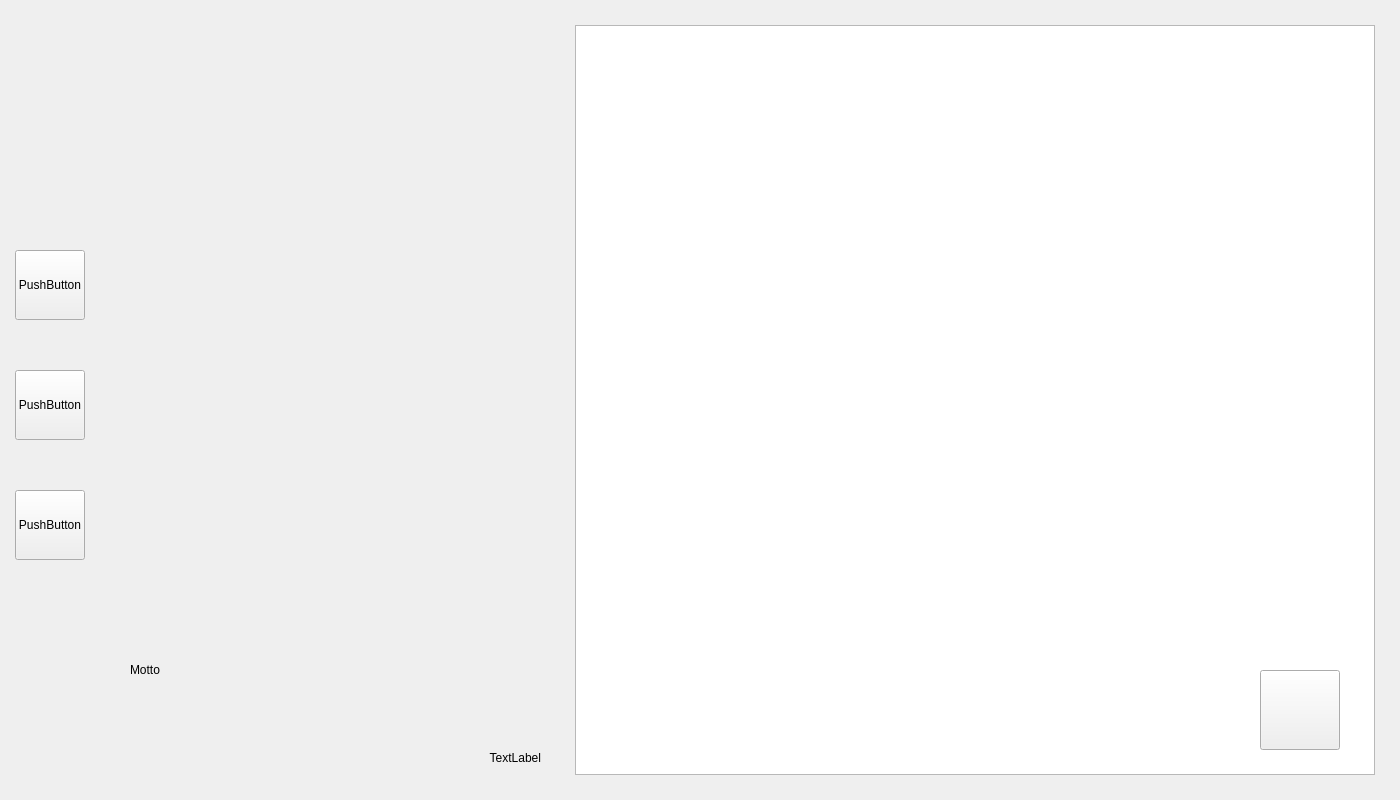
<?xml version="1.0" encoding="UTF-8"?>
<ui version="4.0">
 <class>MainWidget</class>
 <widget class="QWidget" name="MainWidget">
  <property name="geometry">
   <rect>
    <x>0</x>
    <y>0</y>
    <width>1400</width>
    <height>800</height>
   </rect>
  </property>
  <property name="sizePolicy">
   <sizepolicy hsizetype="Fixed" vsizetype="Fixed">
    <horstretch>0</horstretch>
    <verstretch>0</verstretch>
   </sizepolicy>
  </property>
  <property name="windowTitle">
   <string>Scheduling</string>
  </property>
  <property name="windowIcon">
   <iconset resource="res.qrc">
    <normaloff>:/icon/logo.png</normaloff>:/icon/logo.png</iconset>
  </property>
  <property name="autoFillBackground">
   <bool>false</bool>
  </property>
  <layout class="QHBoxLayout" name="horizontalLayout">
   <property name="spacing">
    <number>0</number>
   </property>
   <property name="leftMargin">
    <number>0</number>
   </property>
   <property name="topMargin">
    <number>0</number>
   </property>
   <property name="rightMargin">
    <number>0</number>
   </property>
   <property name="bottomMargin">
    <number>0</number>
   </property>
   <item>
    <widget class="QWidget" name="sideBar" native="true">
     <property name="sizePolicy">
      <sizepolicy hsizetype="Fixed" vsizetype="Fixed">
       <horstretch>0</horstretch>
       <verstretch>0</verstretch>
      </sizepolicy>
     </property>
     <property name="minimumSize">
      <size>
       <width>100</width>
       <height>800</height>
      </size>
     </property>
     <layout class="QHBoxLayout" name="horizontalLayout_4">
      <property name="spacing">
       <number>0</number>
      </property>
      <property name="leftMargin">
       <number>0</number>
      </property>
      <property name="topMargin">
       <number>0</number>
      </property>
      <property name="rightMargin">
       <number>0</number>
      </property>
      <property name="bottomMargin">
       <number>0</number>
      </property>
      <item>
       <widget class="QWidget" name="sideBarWidget" native="true">
        <property name="sizePolicy">
         <sizepolicy hsizetype="Fixed" vsizetype="Fixed">
          <horstretch>0</horstretch>
          <verstretch>0</verstretch>
         </sizepolicy>
        </property>
        <property name="minimumSize">
         <size>
          <width>99</width>
          <height>800</height>
         </size>
        </property>
        <widget class="QToolButton" name="calendarBtn">
         <property name="geometry">
          <rect>
           <x>15</x>
           <y>250</y>
           <width>70</width>
           <height>70</height>
          </rect>
         </property>
         <property name="sizePolicy">
          <sizepolicy hsizetype="Fixed" vsizetype="Fixed">
           <horstretch>0</horstretch>
           <verstretch>0</verstretch>
          </sizepolicy>
         </property>
         <property name="minimumSize">
          <size>
           <width>70</width>
           <height>70</height>
          </size>
         </property>
         <property name="maximumSize">
          <size>
           <width>70</width>
           <height>70</height>
          </size>
         </property>
         <property name="autoFillBackground">
          <bool>false</bool>
         </property>
         <property name="text">
          <string>PushButton</string>
         </property>
         <property name="icon">
          <iconset resource="res.qrc">
           <normaloff>:/icon/Calendar_icon2.png</normaloff>:/icon/Calendar_icon2.png</iconset>
         </property>
         <property name="iconSize">
          <size>
           <width>55</width>
           <height>55</height>
          </size>
         </property>
         <property name="checkable">
          <bool>false</bool>
         </property>
         <property name="checked">
          <bool>false</bool>
         </property>
         <property name="autoExclusive">
          <bool>false</bool>
         </property>
        </widget>
        <widget class="QToolButton" name="todoBtn">
         <property name="geometry">
          <rect>
           <x>15</x>
           <y>370</y>
           <width>70</width>
           <height>70</height>
          </rect>
         </property>
         <property name="sizePolicy">
          <sizepolicy hsizetype="Fixed" vsizetype="Fixed">
           <horstretch>0</horstretch>
           <verstretch>0</verstretch>
          </sizepolicy>
         </property>
         <property name="minimumSize">
          <size>
           <width>70</width>
           <height>70</height>
          </size>
         </property>
         <property name="maximumSize">
          <size>
           <width>70</width>
           <height>70</height>
          </size>
         </property>
         <property name="text">
          <string>PushButton</string>
         </property>
         <property name="icon">
          <iconset resource="res.qrc">
           <normaloff>:/icon/Todo_icon5.png</normaloff>:/icon/Todo_icon5.png</iconset>
         </property>
         <property name="iconSize">
          <size>
           <width>55</width>
           <height>55</height>
          </size>
         </property>
        </widget>
        <widget class="QToolButton" name="memoBtn">
         <property name="geometry">
          <rect>
           <x>15</x>
           <y>490</y>
           <width>70</width>
           <height>70</height>
          </rect>
         </property>
         <property name="sizePolicy">
          <sizepolicy hsizetype="Fixed" vsizetype="Fixed">
           <horstretch>0</horstretch>
           <verstretch>0</verstretch>
          </sizepolicy>
         </property>
         <property name="minimumSize">
          <size>
           <width>70</width>
           <height>70</height>
          </size>
         </property>
         <property name="maximumSize">
          <size>
           <width>70</width>
           <height>70</height>
          </size>
         </property>
         <property name="text">
          <string>PushButton</string>
         </property>
         <property name="icon">
          <iconset resource="res.qrc">
           <normaloff>:/icon/Memo_icon2.png</normaloff>:/icon/Memo_icon2.png</iconset>
         </property>
         <property name="iconSize">
          <size>
           <width>55</width>
           <height>55</height>
          </size>
         </property>
        </widget>
        <widget class="QPushButton" name="settingBtn">
         <property name="geometry">
          <rect>
           <x>31</x>
           <y>735</y>
           <width>37</width>
           <height>33</height>
          </rect>
         </property>
         <property name="text">
          <string/>
         </property>
         <property name="flat">
          <bool>true</bool>
         </property>
        </widget>
       </widget>
      </item>
      <item>
       <widget class="QWidget" name="splitLine" native="true">
        <property name="sizePolicy">
         <sizepolicy hsizetype="Fixed" vsizetype="Fixed">
          <horstretch>0</horstretch>
          <verstretch>0</verstretch>
         </sizepolicy>
        </property>
        <property name="minimumSize">
         <size>
          <width>1</width>
          <height>700</height>
         </size>
        </property>
       </widget>
      </item>
     </layout>
    </widget>
   </item>
   <item>
    <widget class="QStackedWidget" name="stackedWidget">
     <property name="sizePolicy">
      <sizepolicy hsizetype="Fixed" vsizetype="Fixed">
       <horstretch>0</horstretch>
       <verstretch>0</verstretch>
      </sizepolicy>
     </property>
     <property name="minimumSize">
      <size>
       <width>1300</width>
       <height>800</height>
      </size>
     </property>
     <widget class="QWidget" name="calendarPage">
      <layout class="QHBoxLayout" name="horizontalLayout_2">
       <property name="spacing">
        <number>0</number>
       </property>
       <property name="leftMargin">
        <number>0</number>
       </property>
       <property name="topMargin">
        <number>0</number>
       </property>
       <property name="rightMargin">
        <number>0</number>
       </property>
       <property name="bottomMargin">
        <number>0</number>
       </property>
       <item>
        <widget class="CalendarWidget" name="calendarWidget" native="true">
         <property name="sizePolicy">
          <sizepolicy hsizetype="Fixed" vsizetype="Fixed">
           <horstretch>0</horstretch>
           <verstretch>0</verstretch>
          </sizepolicy>
         </property>
         <property name="minimumSize">
          <size>
           <width>450</width>
           <height>800</height>
          </size>
         </property>
         <widget class="QLabel" name="mottoLabel">
          <property name="geometry">
           <rect>
            <x>30</x>
            <y>600</y>
            <width>400</width>
            <height>140</height>
           </rect>
          </property>
          <property name="text">
           <string>Motto</string>
          </property>
         </widget>
         <widget class="QLabel" name="celebrityLabel">
          <property name="geometry">
           <rect>
            <x>30</x>
            <y>740</y>
            <width>411</width>
            <height>35</height>
           </rect>
          </property>
          <property name="text">
           <string>TextLabel</string>
          </property>
          <property name="alignment">
           <set>Qt::AlignRight|Qt::AlignTrailing|Qt::AlignVCenter</set>
          </property>
         </widget>
         <widget class="QLabel" name="empty">
          <property name="geometry">
           <rect>
            <x>10</x>
            <y>600</y>
            <width>451</width>
            <height>181</height>
           </rect>
          </property>
          <property name="sizePolicy">
           <sizepolicy hsizetype="Fixed" vsizetype="Fixed">
            <horstretch>0</horstretch>
            <verstretch>0</verstretch>
           </sizepolicy>
          </property>
          <property name="text">
           <string/>
          </property>
         </widget>
         <zorder>empty</zorder>
         <zorder>mottoLabel</zorder>
         <zorder>celebrityLabel</zorder>
        </widget>
       </item>
       <item>
        <widget class="QWidget" name="eventWidget" native="true">
         <property name="sizePolicy">
          <sizepolicy hsizetype="Preferred" vsizetype="Fixed">
           <horstretch>0</horstretch>
           <verstretch>0</verstretch>
          </sizepolicy>
         </property>
         <property name="minimumSize">
          <size>
           <width>0</width>
           <height>800</height>
          </size>
         </property>
         <widget class="QListWidget" name="eventlistWidget">
          <property name="geometry">
           <rect>
            <x>25</x>
            <y>25</y>
            <width>800</width>
            <height>750</height>
           </rect>
          </property>
          <property name="sizePolicy">
           <sizepolicy hsizetype="Fixed" vsizetype="Fixed">
            <horstretch>0</horstretch>
            <verstretch>0</verstretch>
           </sizepolicy>
          </property>
          <property name="font">
           <font>
            <family>Cambria Math</family>
            <pointsize>16</pointsize>
           </font>
          </property>
          <property name="styleSheet">
           <string notr="true"/>
          </property>
          <property name="editTriggers">
           <set>QAbstractItemView::NoEditTriggers</set>
          </property>
          <property name="showDropIndicator" stdset="0">
           <bool>false</bool>
          </property>
          <property name="defaultDropAction">
           <enum>Qt::IgnoreAction</enum>
          </property>
          <property name="selectionMode">
           <enum>QAbstractItemView::NoSelection</enum>
          </property>
         </widget>
         <widget class="QPushButton" name="addBtn">
          <property name="geometry">
           <rect>
            <x>710</x>
            <y>670</y>
            <width>80</width>
            <height>80</height>
           </rect>
          </property>
          <property name="text">
           <string/>
          </property>
          <property name="icon">
           <iconset resource="res.qrc">
            <normaloff>:/icon/add.png</normaloff>:/icon/add.png</iconset>
          </property>
          <property name="iconSize">
           <size>
            <width>55</width>
            <height>55</height>
           </size>
          </property>
         </widget>
        </widget>
       </item>
      </layout>
     </widget>
     <widget class="QWidget" name="calendarFullPage"/>
     <widget class="QWidget" name="todoPage">
      <widget class="TodoWidget" name="todoWidget" native="true">
       <property name="geometry">
        <rect>
         <x>0</x>
         <y>0</y>
         <width>1300</width>
         <height>800</height>
        </rect>
       </property>
      </widget>
     </widget>
     <widget class="QWidget" name="memoPage">
      <widget class="MemoWidget" name="memoWidget" native="true">
       <property name="geometry">
        <rect>
         <x>0</x>
         <y>0</y>
         <width>1300</width>
         <height>800</height>
        </rect>
       </property>
      </widget>
     </widget>
    </widget>
   </item>
  </layout>
 </widget>
 <customwidgets>
  <customwidget>
   <class>CalendarWidget</class>
   <extends>QWidget</extends>
   <header location="global">calendarwidget.h</header>
   <container>1</container>
  </customwidget>
  <customwidget>
   <class>TodoWidget</class>
   <extends>QWidget</extends>
   <header location="global">todowidget.h</header>
   <container>1</container>
  </customwidget>
  <customwidget>
   <class>MemoWidget</class>
   <extends>QWidget</extends>
   <header location="global">memowidget.h</header>
   <container>1</container>
  </customwidget>
 </customwidgets>
 <resources>
  <include location="res.qrc"/>
 </resources>
 <connections/>
</ui>
